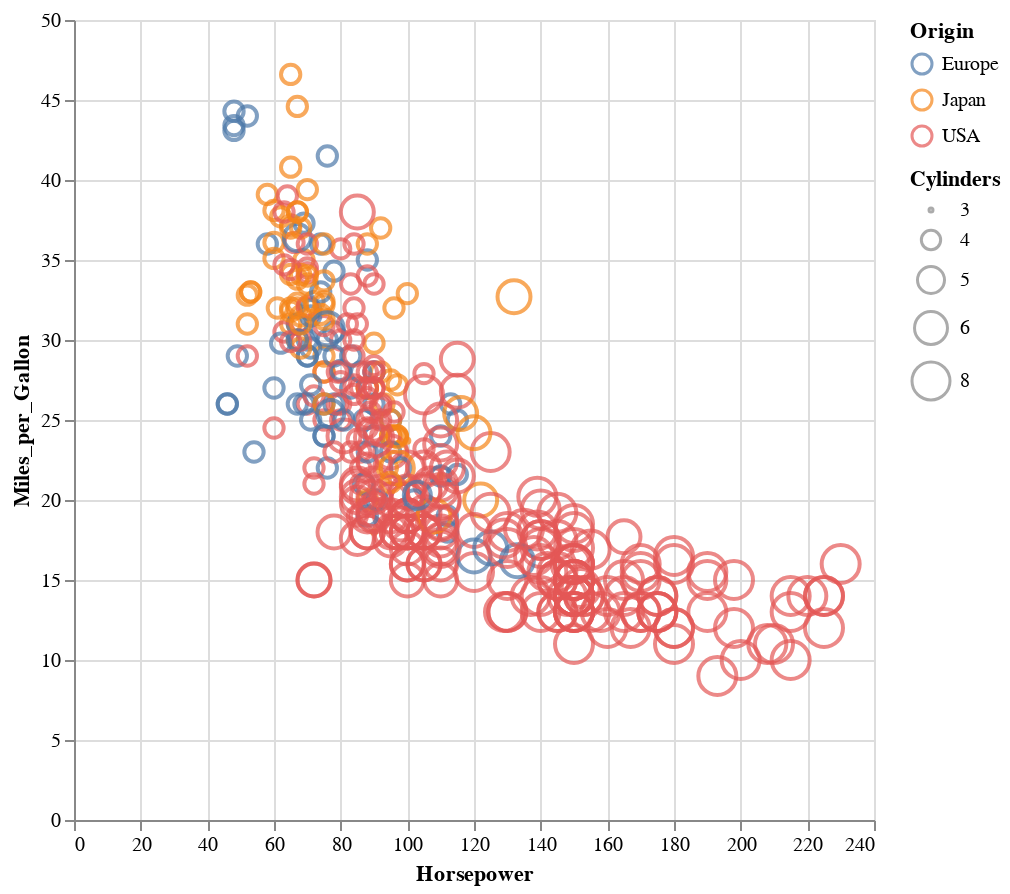

Notebook cell for this chart:
### Code cell
df |> vl"""
{
  "mark": "point",
  "width": 400,
  "height": 400,
  "encoding": {
    "x": {"field": "Horsepower", "type": "quantitative"},
    "y": {"field": "Miles_per_Gallon", "type": "quantitative"},
    "color": {
      "field": "Origin", "type":"nominal"
    },
    "size":{"field":"Cylinders","type":"ordinal"}
  }
}
"""

### Figure 1 — Vega-Lite specification as saved in the notebook (floating-point values rounded to 4 significant figures; data arrays with more than 128 entries replaced by an {"elided": "..."} marker saying what was removed)
{"data": {"values": {"elided": "406 records"}}, "encoding": {"color": {"field": "Origin", "type": "nominal"}, "size": {"field": "Cylinders", "type": "ordinal"}, "x": {"field": "Horsepower", "type": "quantitative"}, "y": {"field": "Miles_per_Gallon", "type": "quantitative"}}, "height": 400, "mark": "point", "width": 400}
